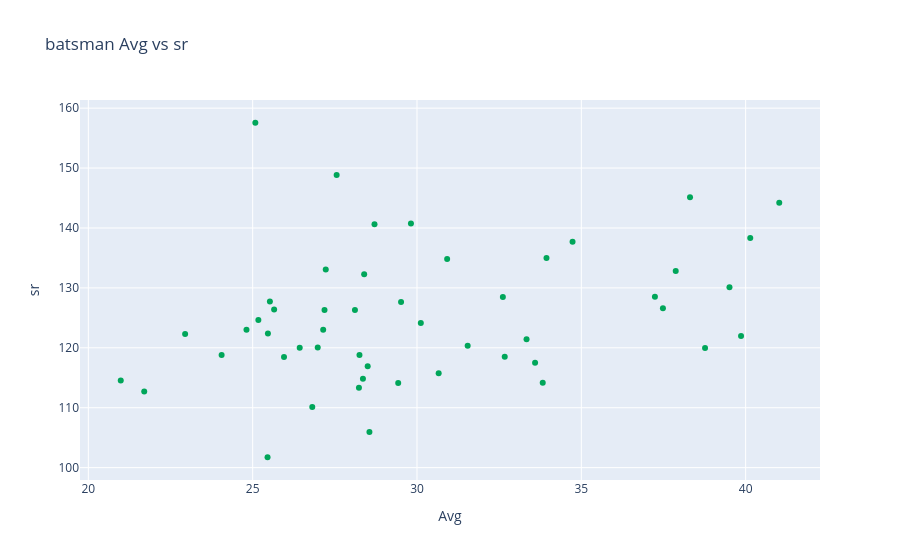

Notebook code cell kept with this figure:
### Code cell
#scatter plot

trace=go.Scatter(x=df['avg'],y=df['sr'],mode='markers',hovertext=df['batsman'],marker={'color':'#00a65a'})
data=[trace]
layout=go.Layout(title='batsman Avg vs sr',xaxis={'title':'Avg'},yaxis={'title':'sr'})
fig=go.Figure(data=data,layout=layout)
#pyo.plot(fig) #show in server
fig.show()

### Figure 1 — Plotly figure (JSON) as saved in the notebook; plotly's stock layout.template omitted (floating-point values rounded to 4 significant figures)
{"data": [{"hovertext": ["AB de Villiers", "AC Gilchrist", "AJ Finch", "AM Rahane", "AT Rayudu", "BB McCullum", "BJ Hodge", "CH Gayle", "DA Miller", "DA Warner", "DJ Bravo", "DJ Hussey", "DPMD Jayawardene", "DR Smith", "F du Plessis", "G Gambhir", "GJ Maxwell", "JH Kallis", "JP Duminy", "KA Pollard", "KC Sangakkara", "KD Karthik", "KK Nair", "M Vijay", "MEK Hussey", "MK Pandey", "MK Tiwary", "MS Dhoni", "NV Ojha", "PA Patel", "R Dravid", "RA Jadeja", "RG Sharma", "RV Uthappa", "S Badrinath", "S Dhawan", "SC Ganguly", "SE Marsh", "SK Raina", "SPD Smith", "SR Tendulkar", "SR Watson", "SS Tiwary", "SV Samson", "TM Dilshan", "V Kohli", "V Sehwag", "WP Saha", "YK Pathan", "Yuvraj Singh"], "marker": {"color": "#00a65a"}, "mode": "markers", "type": "scatter", "x": [38.31, 27.22, 27.19, 33.59, 27.15, 28.11, 33.33, 41.02, 34.73, 40.14, 22.95, 26.98, 28.25, 28.39, 30.12, 31.54, 25.08, 28.55, 39.86, 28.71, 25.95, 24.81, 25.17, 26.43, 38.76, 28.5, 29.43, 37.87, 20.99, 21.7, 28.23, 24.06, 32.61, 29.52, 30.66, 32.67, 25.45, 39.51, 33.94, 37.24, 33.83, 30.92, 28.36, 25.46, 26.81, 37.48, 27.56, 25.52, 29.82, 25.65], "y": [145.1, 133.1, 126.3, 117.5, 123.0, 126.3, 121.4, 144.2, 137.7, 138.3, 122.3, 120.1, 118.8, 132.3, 124.2, 120.4, 157.6, 105.9, 122.0, 140.6, 118.5, 123.0, 124.7, 120.0, 120.0, 116.9, 114.1, 132.8, 114.5, 112.7, 113.3, 118.8, 128.5, 127.6, 115.7, 118.5, 101.7, 130.1, 135.0, 128.5, 114.2, 134.8, 114.9, 122.4, 110.1, 126.6, 148.8, 127.7, 140.8, 126.4]}], "layout": {"title": {"text": "batsman Avg vs sr"}, "xaxis": {"title": {"text": "Avg"}}, "yaxis": {"title": {"text": "sr"}}}}
